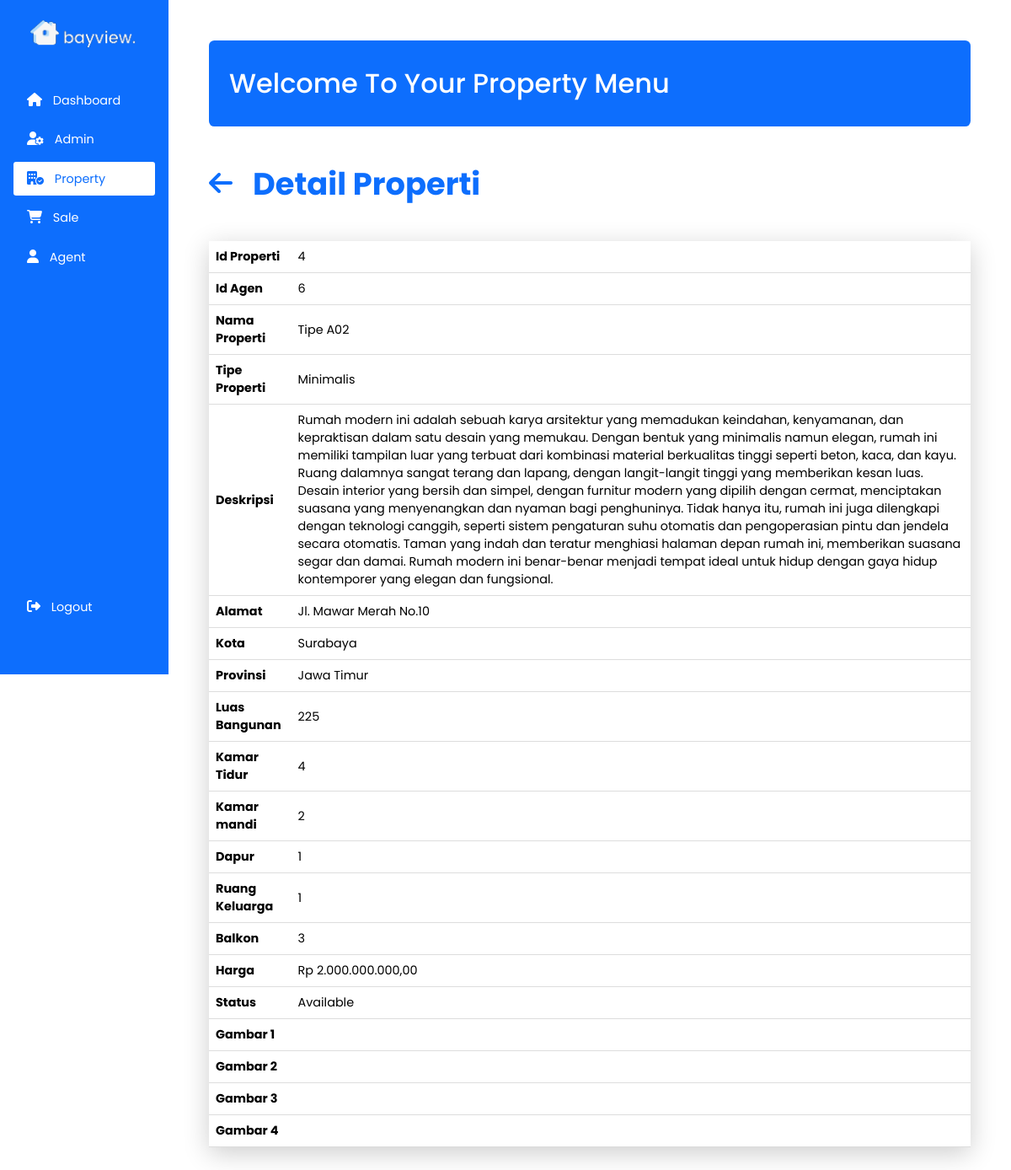
Page /admin/dashboard.php?page=detailProperty&id_properti=4 (signed in) on the committed database.
### tables this page shows
CREATE TABLE `properti` (
  `id_properti` int NOT NULL COMMENT 'Primary key',
  `id_agen` int NOT NULL COMMENT 'Foreign key agen yang menangani penjualan properti',
  `nama_properti` varchar(255) NOT NULL COMMENT 'Nama properti',
  `tipe_properti` varchar(255) NOT NULL COMMENT 'Tipe properti (rumah, apartemen, rumah ruko, villa)',
  `deskripsi` longtext NOT NULL COMMENT 'Deskripsi yang menggambarkan ringkasan property',
  `alamat` varchar(255) NOT NULL COMMENT 'Alamat properti',
  `kota` varchar(255) NOT NULL COMMENT 'Kota properti',
  `provinsi` varchar(255) NOT NULL COMMENT 'Provinsi properti',
  `luas_bangunan` int NOT NULL COMMENT 'Luas bangunan properti',
  `kamar_tidur` int NOT NULL COMMENT 'Jumlah kamar tidur',
  `kamar_mandi` int NOT NULL COMMENT 'Jumlah kamar mandi',
  `dapur` int NOT NULL COMMENT 'Jumlah dapur',
  `ruang_keluarga` int NOT NULL COMMENT 'Jumlah ruang keluarga',
  `balkon` int NOT NULL COMMENT 'Jumlah balkon',
  `harga` int NOT NULL COMMENT 'Harga jual properti',
  `status` varchar(255) NOT NULL COMMENT 'Status jual properti (avaible/sold out)',
  `gambar_1` blob COMMENT 'Gambar properti',
  `gambar_2` blob COMMENT 'Gambar properti',
  `gambar_3` blob COMMENT 'Gambar properti'
);

CREATE TABLE `gambar_properti` (
  `id_gambar_properti` int NOT NULL COMMENT 'Primary key',
  `id_properti` int NOT NULL COMMENT 'Foreign key ke tabel properti',
  `gambar` varchar(255) NOT NULL COMMENT 'Gambar properti'
);

### database/connection.php (called while the page is built, shortened)
<?php
function connection()
{
   $dbServer = "localhost";
   $dbPort = 3306;
   $dbUser = "root";
   $dbPass = "";
   $dbName = "bayview";
   $conn = mysqli_connect($dbServer, $dbUser, $dbPass, $dbName, $dbPort);
   mysqli_select_db($conn, $dbName);
   return $conn;
}

### admin/properti/detailProperty.php (the view)
<div class="welcome-box">
    <h2>Welcome To Your Property Menu</h2>
</div>
<div class="container">
    <div class="header-name">
        <a href="javascript:history.back()"><i class="fa-solid fa-arrow-left"></i></a>
        <h1 class="heading-1-detail">Detail Properti</h1>
    </div>
    <div class="container-detail">
        <table class="table table-detail">
            <tbody>
                <?php
                $id_properti = $_GET["id_properti"];
                $queryShowProperty = "SELECT * FROM properti WHERE id_properti = $id_properti";
                $resultShowProperty = mysqli_query(connection(), $queryShowProperty);
                $dataShowProperty = mysqli_fetch_array($resultShowProperty);
                ?>
                <tr>
                    <th>Id Properti</th>
                    <td><?= $dataShowProperty['id_properti'] ?></td>
                </tr>
                <tr>
                    <th>Id Agen</th>
                    <td><?= $dataShowProperty['id_agen'] ?></td>
                </tr>
                <tr>
                    <th>Nama Properti</th>
                    <td><?= $dataShowProperty['nama_properti'] ?></td>
                </tr>
                <tr>
                    <th>Tipe Properti</th>
                    <td><?= $dataShowProperty['tipe_properti'] ?></td>
                </tr>
                <tr>
                    <th>Deskripsi</th>
                    <td><?= $dataShowProperty['deskripsi'] ?></td>
                </tr>
                <tr>
                    <th>Alamat</th>
                    <td><?= $dataShowProperty['alamat'] ?></td>
                </tr>
                <tr>
                    <th>Kota</th>
                    <td><?= $dataShowProperty['kota'] ?></td>
                </tr>
                <tr>
                    <th>Provinsi</th>
                    <td><?= $dataShowProperty['provinsi'] ?></td>
                </tr>
                <tr>
                    <th>Luas Bangunan</th>
                    <td><?= $dataShowProperty['luas_bangunan'] ?></td>
                </tr>
                <tr>
                    <th>Kamar Tidur</th>
                    <td><?= $dataShowProperty['kamar_tidur'] ?></td>
                </tr>
                <tr>
                    <th>Kamar mandi</th>
                    <td><?= $dataShowProperty['kamar_mandi'] ?></td>
                </tr>
                <tr>
                    <th>Dapur</th>
                    <td><?= $dataShowProperty['dapur'] ?></td>
                </tr>
                <tr>
                    <th>Ruang Keluarga</th>
                    <td><?= $dataShowProperty['ruang_keluarga'] ?></td>
                </tr>
                <tr>
                    <th>Balkon</th>
                    <td><?= $dataShowProperty['balkon'] ?></td>
                </tr>
                <tr>
                    <th>Harga</th>
                    <td>Rp <?= number_format($dataShowProperty['harga'], 2, ',', '.') ?></td>
                </tr>
                <tr>
                    <th>Status</th>
                    <td><?= $dataShowProperty['status'] ?></td>
                </tr>
                <?php
                $querySearchGambar = "SELECT * FROM gambar_properti WHERE id_properti = $id_properti";
                $resultSearchGambar = mysqli_query(connection(), $querySearchGambar);
                $no = 1;
                while ($dataSearchGambar = mysqli_fetch_array($resultSearchGambar)) {
                ?>
                    <tr>
                        <th>Gambar <?= $no ?></th>
                        <td><img src="../image/<?= $dataSearchGambar['gambar'] ?>" alt="" width="200px"></td>
                    </tr>
                <?php $no++;
                } ?>
            </tbody>
        </table>
    </div>
</div>

### css/admin.css (style rules this page uses)
* { margin: 0; padding: 0; font-family: "Poppins", sans-serif; box-sizing: border-box; }
.welcome-box { color: white; box-sizing: border-box; background-color: #0d6efd; padding: 1.7rem 1.5rem; border-radius: 0.4rem; }
.welcome-box h2 { font-size: 2rem; font-weight: 500; color: white; }
::placeholder { color: #7d858d; font-weight: 200; }
h1.heading-1-detail { color: #0d6efd; font-size: 2.3rem; font-weight: bolder; }
table { box-shadow: rgba(0, 0, 0, 0.2) 0px 7px 29px 0px; }
.table { width: 100%; border-collapse: collapse; border-spacing: 0; }
.table tbody td { padding: 8px; border-bottom: 1px solid #ddd; font-size: 0.9rem; }
.table-detail th { padding: 8px; text-align: left; border-bottom: 1px solid #ddd; font-size: 0.9rem; }
.header-name { display: flex; align-items: center; margin-bottom: 2.5rem; margin-top: 2.5rem; }
.header-name i { font-size: 2rem; font-weight: bold; color: #0d6efd; margin-right: 1.5rem; }

### rows in the picture
properti: id_properti "4", id_agen "6", nama_properti "Tipe A02", tipe_properti "Minimalis", deskripsi "Rumah modern ini adalah sebuah karya arsitektur yang memadukan keindahan, kenyamanan, dan kepraktisan dalam satu desain yang memukau. Dengan bentuk yang minimalis namun elegan, rumah ini memiliki tampilan luar yang terbuat dari kombinasi material berkualitas tinggi seperti beton, kaca, dan kayu. Ruang dalamnya sangat terang dan lapang, dengan langit-langit tinggi yang memberikan kesan luas. Desain interior yang bersih dan simpel, dengan furnitur modern yang dipilih dengan cermat, menciptakan suasana yang menyenangkan dan nyaman bagi penghuninya. Tidak hanya itu, rumah ini juga dilengkapi dengan teknologi canggih, seperti sistem pengaturan suhu otomatis dan pengoperasian pintu dan jendela…", alamat "Jl. Mawar Merah No.10", kota "Surabaya", provinsi "Jawa Timur", luas_bangunan "225", kamar_tidur "4", kamar_mandi "2", dapur "1", ruang_keluarga "1", balkon "3", harga "2.000.000.000,00", status "Available"
